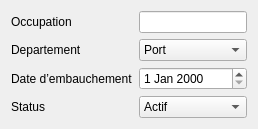
                   <widget class="QWidget" name="tab_pro">
                    <attribute name="title">
                     <string>🔹 Info Personnelle</string>
                    </attribute>
                    <layout class="QGridLayout" name="gridLayout_pro">
                     <item row="0" column="0">
                      <widget class="QLabel" name="label_job">
                       <property name="text">
                        <string>Occupation</string>
                       </property>
                      </widget>
                     </item>
                     <item row="0" column="1">
                      <widget class="QLineEdit" name="lineEdit_job"/>
                     </item>
                     <item row="1" column="0">
                      <widget class="QLabel" name="label_dept">
                       <property name="text">
                        <string>Departement</string>
                       </property>
                      </widget>
                     </item>
                     <item row="1" column="1">
                      <widget class="QComboBox" name="combo_dept">
                       <item>
                        <property name="text">
                         <string>Port</string>
                        </property>
                       </item>
                       <item>
                        <property name="text">
                         <string>Sécurité</string>
                        </property>
                       </item>
                       <item>
                        <property name="text">
                         <string>Maintenance</string>
                        </property>
                       </item>
                       <item>
                        <property name="text">
                         <string>Administration</string>
                        </property>
                       </item>
                      </widget>
                     </item>
                     <item row="2" column="0">
                      <widget class="QLabel" name="label_hdate">
                       <property name="text">
                        <string>Date d’embauchement</string>
                       </property>
                      </widget>
                     </item>
                     <item row="2" column="1">
                      <widget class="QDateEdit" name="dateEdit_hire"/>
                     </item>
                     <item row="3" column="0">
                      <widget class="QLabel" name="label_status">
                       <property name="text">
                        <string>Status</string>
                       </property>
                      </widget>
                     </item>
                     <item row="3" column="1">
                      <widget class="QComboBox" name="combo_status">
                       <item>
                        <property name="text">
                         <string>Actif</string>
                        </property>
                       </item>
                       <item>
                        <property name="text">
                         <string>Inactif</string>
                        </property>
                       </item>
                       <item>
                        <property name="text">
                         <string>En congé</string>
                        </property>
                       </item>
                      </widget>
                     </item>
                    </layout>
                   </widget>
